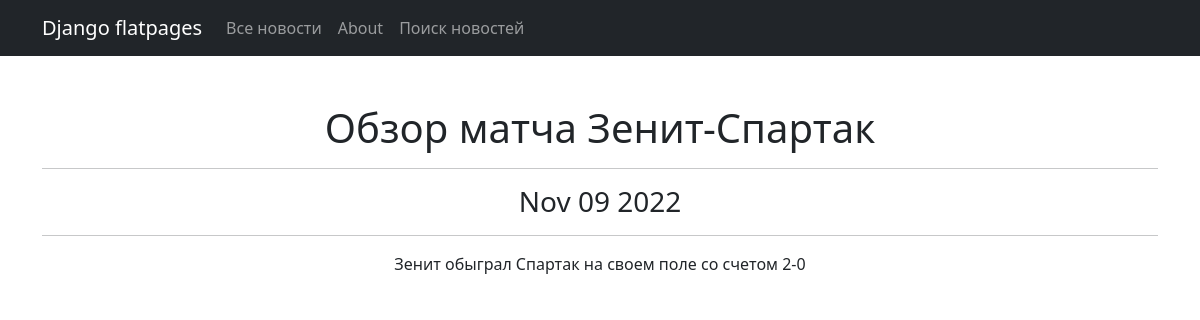
/1/, run on the app's committed database.
### news/models.py (models this page shows, shortened)
class Post(models.Model):
    article = 'ar'
    new = 'ne'
    POSTVARIETY = [
        (article, 'Статья'),
        (new, 'Новость')
    ]
    author = models.ForeignKey(Author, on_delete=models.CASCADE)
    post_variety = models.CharField(max_length=2, choices=POSTVARIETY, default=article)
    dateCreation = models.DateTimeField(auto_now_add=True)
    category = models.ManyToManyField(Category, through="PostCategory")
    title = models.CharField(max_length=255, default="Новый контент")
    text = models.TextField()
    rating = models.IntegerField(default=0)

### news/views.py (the view)
# urls.py: path('<int:pk>/', cache_page(300)(PostDetail.as_view()), name='post_detail'),
class PostDetail(DetailView):
    model = Post
    template_name = 'new.html'
    context_object_name = 'new'
    queryset = Post.objects.all()
    def get_object(self, *args, **kwargs):
        obj = cache.get(f'new-{self.kwargs["pk"]}',
                        None)
        if not obj:
            obj = super().get_object(queryset=self.queryset)
            cache.set(f'new-{self.kwargs["pk"]}', obj)
        return obj

### templates/new.html (shortened to what this page needs)
{% extends 'flatpages/default.html' %}
{% block content %}
<h1>{{ new.title }}</h1>
<hr>
<h3>{{new.dateCreation|date:'M d Y'}}</h3>
<hr>
{{new.text}}
{% endblock content %}

### data on the page
Post: title "Обзор матча Зенит-Спартак", dateCreation "Nov 09 2022", text "Зенит обыграл Спартак на своем поле со счетом 2-0"
